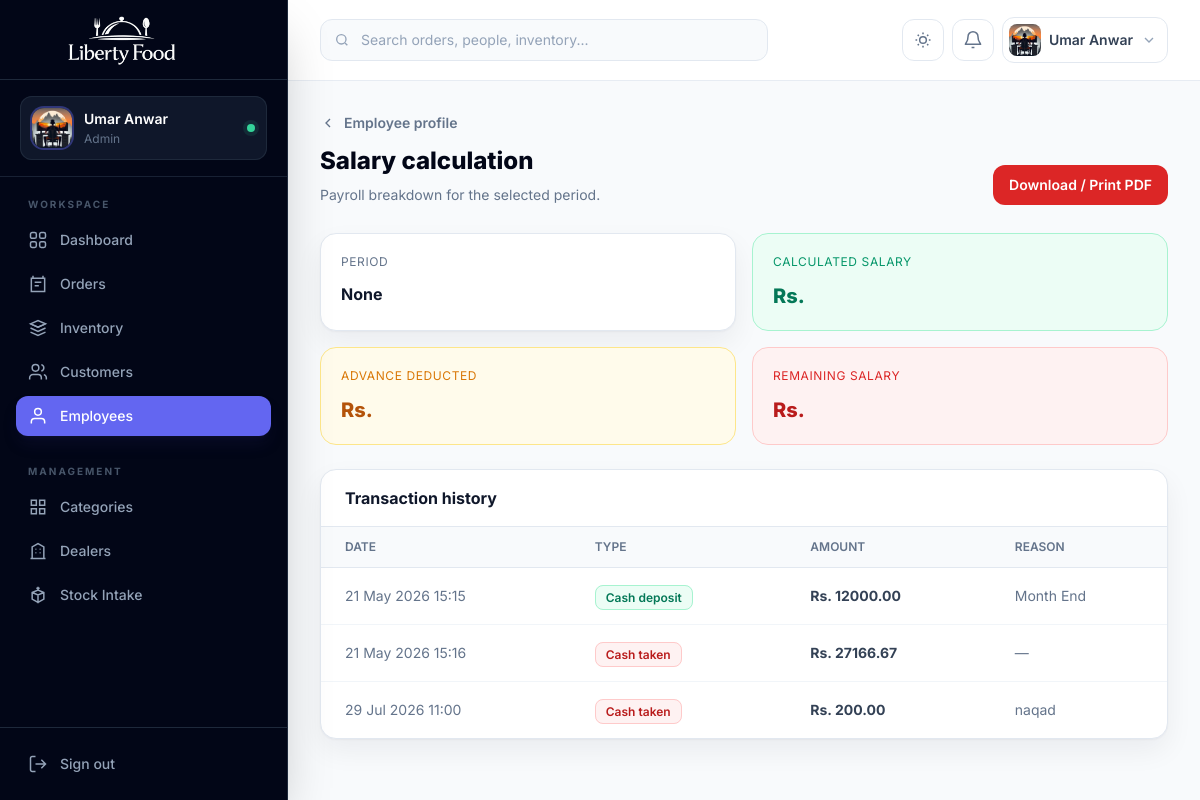
Screenshot of /people/customer/employees/1/calculate/ (signed in) with the database file from the repository.
### accounts/models.py (models this page shows, shortened)
class CustomUser(AbstractUser):
    email = models.EmailField(unique=True)
    ROLE_CHOICES = (
        ('admin', 'Admin'),
        ('employee', 'Employee'),
        ('customer', 'Customer'),
    )
    role = models.CharField(
        max_length=20,
        choices=ROLE_CHOICES,
        default='customer'
    )
    phone = models.CharField(
        max_length=15,
        blank=True,
        null=True
    )
    profile_image = models.ImageField(
        upload_to='profiles/',
        blank=True,
        null=True
    )

### people_app/models.py (models this page shows, shortened)
class EmployeeTransaction(models.Model):
    TRANSACTION_TYPES = (
        ("taken", "Cash Taken"),
        ("deposit", "Cash Deposit"),
    )
    employee = models.ForeignKey(Employee, on_delete=models.CASCADE, related_name="transactions")
    salary_record = models.ForeignKey(EmployeeSalary, on_delete=models.CASCADE, related_name="transactions")
    transaction_type = models.CharField(max_length=10, choices=TRANSACTION_TYPES)
    amount = models.DecimalField(max_digits=10, decimal_places=2)
    reason = models.TextField(null=True, blank=True)
    date = models.DateTimeField(auto_now_add=True)

### people_app/views.py (the view, shortened to what this page needs)
# urls.py: path('employees/<int:employee_id>/calculate/', views.calculate_salary, name='calculate_salary'),
@admin_required
def calculate_salary(request, employee_id):
    employee = get_object_or_404(Employee, id=employee_id)
    transactions = EmployeeTransaction.objects.filter(employee=employee)
    context = {
        "employee": employee,
        "transactions": transactions,
        "calculated_salary": None,
        "advance_used": None,
        "remaining_salary": None,
        "period": None,
    }
    return render(request, "calculate_salary.html", context)

### templates/calculate_salary.html (shortened to what this page needs)
{% extends "base.html" %}
{% block content %}
<div class="mb-7 flex flex-col gap-4 sm:flex-row sm:items-end sm:justify-between"><div><a href="{% url 'employee_detail' employee.id %}" class="mb-3 inline-flex items-center gap-2 text-sm font-semibold text-slate-500 hover:text-indigo-600"><svg class="h-4 w-4" viewBox="0 0 24 24" fill="none" stroke="currentColor" stroke-width="2"><path d="m15 18-6-6 6-6"/></svg> Employee profile</a><h1 class="text-2xl font-extrabold text-slate-950 dark:text-white">Salary calculation</h1><p class="mt-2 text-sm text-slate-500">Payroll breakdown for the selected period.</p></div><button onclick="window.print()" class="no-print rounded-xl bg-red-600 px-4 py-2.5 text-sm font-semibold text-white">Download / Print PDF</button></div>
<section class="grid gap-4 sm:grid-cols-2 xl:grid-cols-4"><div class="rounded-2xl border border-slate-200 bg-white p-5 shadow-soft dark:border-slate-800 dark:bg-slate-900"><p class="text-xs uppercase tracking-wider text-slate-500">Period</p><p class="mt-3 font-bold text-slate-900 dark:text-white">{{ period }}</p></div><div class="rounded-2xl border border-emerald-200 bg-emerald-50 p-5 dark:border-emerald-900 dark:bg-emerald-950/30"><p class="text-xs uppercase tracking-wider text-emerald-600">Calculated salary</p><p class="mt-3 text-xl font-extrabold text-emerald-700 dark:text-emerald-300">Rs. {{ calculated_salary|floatformat:2 }}</p></div><div class="rounded-2xl border border-amber-200 bg-amber-50 p-5 dark:border-amber-900 dark:bg-amber-950/30"><p class="text-xs uppercase tracking-wider text-amber-600">Advance deducted</p><p class="mt-3 text-xl font-extrabold text-amber-700 dark:text-amber-300">Rs. {{ advance_used|floatformat:2 }}</p></div><div class="rounded-2xl border border-red-200 bg-red-50 p-5 dark:border-red-900 dark:bg-red-950/30"><p class="text-xs uppercase tracking-wider text-red-600">Remaining salary</p><p class="mt-3 text-xl font-extrabold text-red-700 dark:text-red-300">Rs. {{ remaining_salary|floatformat:2 }}</p></div></section>
<section class="mt-6 overflow-hidden rounded-2xl border border-slate-200 bg-white shadow-soft dark:border-slate-800 dark:bg-slate-900"><div class="border-b border-slate-200 px-6 py-4 dark:border-slate-800"><h2 class="font-bold text-slate-900 dark:text-white">Transaction history</h2></div><div class="overflow-x-auto"><table class="min-w-full divide-y divide-slate-200 dark:divide-slate-800"><thead class="bg-slate-50 dark:bg-slate-800/50"><tr><th class="px-6 py-3 text-left text-xs font-semibold uppercase text-slate-500">Date</th><th class="px-6 py-3 text-left text-xs font-semibold uppercase text-slate-500">Type</th><th class="px-6 py-3 text-left text-xs font-semibold uppercase text-slate-500">Amount</th><th class="px-6 py-3 text-left text-xs font-semibold uppercase text-slate-500">Reason</th></tr></thead><tbody class="divide-y divide-slate-100 dark:divide-slate-800">{% for t in transactions %}<tr><td class="px-6 py-4 text-sm text-slate-500">{{ t.date|date:"d M Y H:i" }}</td><td class="px-6 py-4">{% if t.transaction_type == 'taken' %}<span class="rounded-lg border border-red-200 bg-red-50 px-2.5 py-1 text-xs font-semibold text-red-700 dark:border-red-900 dark:bg-red-950/50 dark:text-red-300">Cash taken</span>{% else %}<span class="rounded-lg border border-emerald-200 bg-emerald-50 px-2.5 py-1 text-xs font-semibold text-emerald-700 dark:border-emerald-900 dark:bg-emerald-950/50 dark:text-emerald-300">Cash deposit</span>{% endif %}</td><td class="px-6 py-4 text-sm font-bold">Rs. {{ t.amount }}</td><td class="px-6 py-4 text-sm text-slate-500">{{ t.reason|default:"—" }}</td></tr>{% empty %}<tr><td colspan="4" class="px-6 py-12 text-center text-sm text-slate-500">No transactions available.</td></tr>{% endfor %}</tbody></table></div></section>
{% endblock %}

### templates/base.html (shortened to what this page needs)
{% load static %}
<!DOCTYPE html>
<html lang="en" class="h-full scroll-smooth">
<head>
  <script src="https://cdn.tailwindcss.com"></script>
</head>
<body class="h-full bg-slate-50 font-sans text-slate-700 antialiased dark:bg-slate-950 dark:text-slate-300">
  <aside id="sidebar" class="fixed inset-y-0 left-0 z-50 flex w-72 -translate-x-full flex-col border-r border-slate-800 bg-slate-950 text-slate-300 shadow-2xl transition-transform duration-300 lg:translate-x-0">
    <div class="flex h-20 items-center gap-3 border-b border-slate-800 px-5">
      <a href="{% url 'home' %}" class="block h-16 w-52" aria-label="Liberty Food home">
        <img src="{% static 'liberty-food-logo-cropped.png' %}" alt="Liberty Food" class="h-full w-full object-contain">
      </a>
    </div>
    <div class="border-b border-slate-800/80 px-5 py-4">
      <div class="flex items-center gap-3 rounded-xl bg-slate-900 px-3 py-3 ring-1 ring-inset ring-slate-800">
        {% if request.user.profile_image %}
          <img src="{{ request.user.profile_image.url }}" alt="{{ request.user.username }}" class="h-10 w-10 rounded-xl object-cover ring-2 ring-indigo-500/40">
        {% else %}
          <div class="flex h-10 w-10 items-center justify-center rounded-xl bg-indigo-500/15 text-sm font-bold uppercase text-indigo-300 ring-1 ring-inset ring-indigo-500/30">
            {{ request.user.username|slice:":1" }}
          </div>
        {% endif %}
        <div class="min-w-0">
          <p class="truncate text-sm font-semibold text-white">{{ request.user.get_full_name|default:request.user.username }}</p>
          <p class="mt-0.5 truncate text-xs capitalize text-slate-500">{{ request.user.role|default:"Team member" }}</p>
        </div>
        <span class="ml-auto h-2 w-2 rounded-full bg-emerald-400 ring-4 ring-emerald-400/10" title="Online"></span>
      </div>
    </div>
    <nav class="flex-1 overflow-y-auto px-4 py-5" aria-label="Primary navigation">
      <p class="mb-2 px-3 text-[10px] font-bold uppercase tracking-[.2em] text-slate-600">Workspace</p>
      <div class="space-y-1">
        <a href="{% url 'home' %}" class="nav-link flex items-center gap-3 rounded-xl px-3 py-2.5 text-sm font-medium transition {% if request.resolver_match.url_name == 'home' %}bg-indigo-500 text-white shadow-lg shadow-indigo-950/30{% else %}text-slate-400 hover:bg-slate-900 hover:text-white{% endif %}">
          <svg class="h-5 w-5" viewBox="0 0 24 24" fill="none" stroke="currentColor" stroke-width="1.8"><rect x="3" y="3" width="7" height="7" rx="2"/><rect x="14" y="3" width="7" height="7" rx="2"/><rect x="3" y="14" width="7" height="7" rx="2"/><rect x="14" y="14" width="7" height="7" rx="2"/></svg>
          Dashboard
        </a>
        {% if request.user.role == 'admin' or request.user.is_superuser %}<a href="{% url 'order_list' %}" class="nav-link flex items-center gap-3 rounded-xl px-3 py-2.5 text-sm font-medium transition {% if 'order' in request.resolver_match.url_name %}bg-indigo-500 text-white shadow-lg shadow-indigo-950/30{% else %}text-slate-400 hover:bg-slate-900 hover:text-white{% endif %}">
          <svg class="h-5 w-5" viewBox="0 0 24 24" fill="none" stroke="currentColor" stroke-width="1.8"><path d="M6 2v4M18 2v4M4 5h16v16H4z"/><path d="M8 10h8M8 14h5"/></svg>
          Orders
        </a>
        <a href="{% url 'fooditem_list' %}" class="nav-link flex items-center gap-3 rounded-xl px-3 py-2.5 text-sm font-medium transition {% if 'fooditem' in request.resolver_match.url_name or request.resolver_match.url_name == 'food_quantity' %}bg-indigo-500 text-white shadow-lg shadow-indigo-950/30{% else %}text-slate-400 hover:bg-slate-900 hover:text-white{% endif %}">
          <svg class="h-5 w-5" viewBox="0 0 24 24" fill="none" stroke="currentColor" stroke-width="1.8"><path d="m3 7 9-4 9 4-9 4-9-4Z"/><path d="m3 7 9 4 9-4M3 12l9 4 9-4M3 17l9 4 9-4"/></svg>
          Inventory
        </a>
        <a href="{% url 'customer_list' %}" class="nav-link flex items-center gap-3 rounded-xl px-3 py-2.5 text-sm font-medium transition {% if 'customer' in request.resolver_match.url_name %}bg-indigo-500 text-white shadow-lg shadow-indigo-950/30{% else %}text-slate-400 hover:bg-slate-900 hover:text-white{% endif %}">
          <svg class="h-5 w-5" viewBox="0 0 24 24" fill="none" stroke="currentColor" stroke-width="1.8"><path d="M16 21v-2a4 4 0 0 0-4-4H6a4 4 0 0 0-4 4v2"/><circle cx="9" cy="7" r="4"/><path d="M22 21v-2a4 4 0 0 0-3-3.87M16 3.13a4 4 0 0 1 0 7.75"/></svg>
          Customers
        </a>
        <a href="{% url 'employee_list' %}" class="nav-link flex items-center gap-3 rounded-xl px-3 py-2.5 text-sm font-medium transition {% if 'employee' in request.resolver_match.url_name or 'salary' in request.resolver_match.url_name %}bg-indigo-500 text-white shadow-lg shadow-indigo-950/30{% else %}text-slate-400 hover:bg-slate-900 hover:text-white{% endif %}">
          <svg class="h-5 w-5" viewBox="0 0 24 24" fill="none" stroke="currentColor" stroke-width="1.8"><path d="M20 21v-2a4 4 0 0 0-4-4H8a4 4 0 0 0-4 4v2"/><circle cx="12" cy="7" r="4"/></svg>
          Employees
        </a>{% endif %}
      </div>
      {% if request.user.role == 'admin' or request.user.is_superuser %}<p class="mb-2 mt-7 px-3 text-[10px] font-bold uppercase tracking-[.2em] text-slate-600">Management</p>
      <div class="space-y-1">
        <a href="{% url 'category_list' %}" class="nav-link flex items-center gap-3 rounded-xl px-3 py-2.5 text-sm font-medium transition {% if 'category' in request.resolver_match.url_name %}bg-indigo-500 text-white{% else %}text-slate-400 hover:bg-slate-900 hover:text-white{% endif %}">
          <svg class="h-5 w-5" viewBox="0 0 24 24" fill="none" stroke="currentColor" stroke-width="1.8"><path d="M4 4h6v6H4zM14 4h6v6h-6zM4 14h6v6H4zM14 14h6v6h-6z"/></svg>
          Categories
        </a>
        <a href="{% url 'dealer_list' %}" class="nav-link flex items-center gap-3 rounded-xl px-3 py-2.5 text-sm font-medium transition {% if 'dealer' in request.resolver_match.url_name %}bg-indigo-500 text-white{% else %}text-slate-400 hover:bg-slate-900 hover:text-white{% endif %}">
          <svg class="h-5 w-5" viewBox="0 0 24 24" fill="none" stroke="currentColor" stroke-width="1.8"><path d="M3 21h18M5 21V7l7-4 7 4v14M9 10h1M14 10h1M9 14h1M14 14h1"/></svg>
          Dealers
        </a>
        <a href="{% url 'food_quantity' %}" class="nav-link flex items-center gap-3 rounded-xl px-3 py-2.5 text-sm font-medium transition {% if request.resolver_match.url_name == 'food_quantity' %}bg-indigo-500 text-white{% else %}text-slate-400 hover:bg-slate-900 hover:text-white{% endif %}">
          <svg class="h-5 w-5" viewBox="0 0 24 24" fill="none" stroke="currentColor" stroke-width="1.8"><path d="M12 22V12M5 9l7 3 7-3M5 9l7-3 7 3v8l-7 4-7-4V9Z"/><path d="M12 2v4M10 4h4"/></svg>
          Stock Intake
        </a>
      </div>{% endif %}
    </nav>
    <div class="border-t border-slate-800 p-4">
      <a href="{% url 'logout' %}" class="flex items-center gap-3 rounded-xl px-3 py-2.5 text-sm font-medium text-slate-400 transition hover:bg-red-500/10 hover:text-red-400">
        <svg class="h-5 w-5" viewBox="0 0 24 24" fill="none" stroke="currentColor" stroke-width="1.8"><path d="M9 21H5a2 2 0 0 1-2-2V5a2 2 0 0 1 2-2h4M16 17l5-5-5-5M21 12H9"/></svg>
        Sign out
      </a>
    </div>
  </aside>
  <div id="app-main" class="min-h-full transition-all duration-300 lg:ml-72">
    <header id="topbar" class="sticky top-0 z-30 border-b border-slate-200/80 bg-white/90 backdrop-blur-xl dark:border-slate-800 dark:bg-slate-950/85">
      <div class="flex h-20 items-center gap-3 px-4 sm:px-6 lg:px-8">
        {% if request.user.role == 'admin' or request.user.is_superuser %}<form method="GET" action="{% url 'global_search' %}" class="relative hidden w-full max-w-md md:block">
          <input type="search" name="q" placeholder="Search orders, people, inventory..." class="w-full rounded-xl border border-slate-200 bg-slate-50 py-2.5 pl-10 pr-4 text-sm text-slate-900 outline-none transition placeholder:text-slate-400 focus:border-indigo-500 focus:ring-4 focus:ring-indigo-500/10 dark:border-slate-800 dark:bg-slate-900 dark:text-white">
        </form>{% endif %}
        <div class="ml-auto flex items-center gap-2">
          <button id="theme-toggle" type="button" class="rounded-xl border border-slate-200 p-2.5 text-slate-500 transition hover:border-indigo-200 hover:bg-indigo-50 hover:text-indigo-600 dark:border-slate-800 dark:text-slate-400 dark:hover:border-indigo-900 dark:hover:bg-indigo-950/50 dark:hover:text-indigo-400" aria-label="Toggle color theme">
            <svg class="h-5 w-5 dark:hidden" viewBox="0 0 24 24" fill="none" stroke="currentColor" stroke-width="1.8"><path d="M12 3v2M12 19v2M3 12h2M19 12h2M5.64 5.64l1.42 1.42M16.94 16.94l1.42 1.42M18.36 5.64l-1.42 1.42M7.06 16.94l-1.42 1.42"/><circle cx="12" cy="12" r="4"/></svg>
          </button>
          <div class="relative">
            <button id="notification-trigger" type="button" class="relative rounded-xl border border-slate-200 p-2.5 text-slate-500 transition hover:bg-slate-50 dark:border-slate-800 dark:text-slate-400 dark:hover:bg-slate-900" aria-label="Notifications" aria-expanded="false">
              <svg class="h-5 w-5" viewBox="0 0 24 24" fill="none" stroke="currentColor" stroke-width="1.8"><path d="M18 8a6 6 0 0 0-12 0c0 7-3 7-3 9h18c0-2-3-2-3-9M13.7 21h-3.4"/></svg>
            </button>
          </div>
          <div class="relative">
            <button id="profile-trigger" type="button" class="flex items-center gap-2 rounded-xl border border-slate-200 bg-white p-1.5 pr-2.5 transition hover:bg-slate-50 dark:border-slate-800 dark:bg-slate-900 dark:hover:bg-slate-800" aria-expanded="false">
              {% if request.user.profile_image %}
                <img src="{{ request.user.profile_image.url }}" alt="" class="h-8 w-8 rounded-lg object-cover">
              {% else %}
                <span class="flex h-8 w-8 items-center justify-center rounded-lg bg-indigo-100 text-xs font-bold uppercase text-indigo-700 dark:bg-indigo-500/15 dark:text-indigo-300">{{ request.user.username|slice:":1" }}</span>
              {% endif %}
              <span class="hidden max-w-32 truncate text-sm font-semibold text-slate-700 dark:text-slate-200 sm:block">{{ request.user.get_full_name|default:request.user.username }}</span>
              <svg class="hidden h-4 w-4 text-slate-400 sm:block" viewBox="0 0 24 24" fill="none" stroke="currentColor" stroke-width="2"><path d="m6 9 6 6 6-6"/></svg>
            </button>
          </div>
        </div>
      </div>
    </header>
    <main class="px-4 py-6 sm:px-6 lg:px-8 lg:py-8">
      <div class="mx-auto max-w-[1600px]">
        {% block content %}{% endblock %}
      </div>
    </main>
  </div>
</body>
</html>

### rows the page displays
CustomUser: user.profile_image (picture), user.get_full_name "Umar Anwar", user.role "Admin"
EmployeeTransaction: date "21 May 2026 15:15", transaction_type "Cash deposit", amount "12000.00", reason "Month End"
EmployeeTransaction: date "21 May 2026 15:16", transaction_type "Cash taken", amount "27166.67", reason "—"
EmployeeTransaction: date "29 Jul 2026 11:00", transaction_type "Cash taken", amount "200.00", reason "naqad"

### other values shown
{{ period }} "None"
